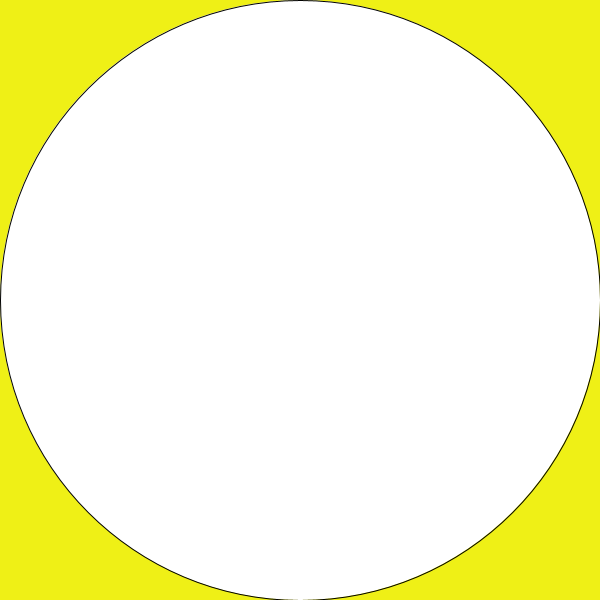
Frame 1 (no input)
Frame 60 (the mouse pressed at the canvas centre just before this capture): identical to frame 1, image omitted
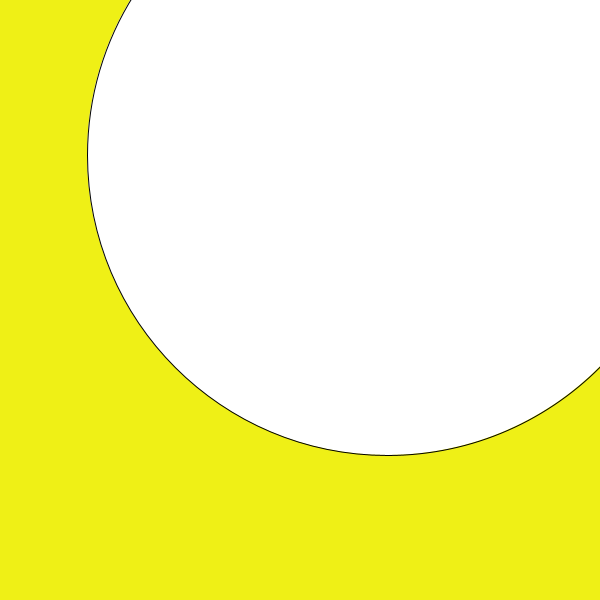
Frame 120 (the mouse held since frame 60 and released just before this capture)

The Processing sketch that drew these frames (run headless with seeded random() and noise(); from frame 60 on, the mouse is pressed at the canvas centre):

// Processing sketch: slippery_dot
// ── slippery_dot.pde
/*** When you are done, this program will draw an ellipse 
     that jumps to new location each time you click on it.
***/
 
 // 1. Create three integer variables to represent the x, y, and the size of the ellipse
       int x=300;
       int y=300;
       int size=600;
       
       
    void setup() {
      // 2. Set the size of your sketch
      size(600,600);
    }
    
    void draw() {
    

      // 3. Set the background color of your sketch
      background(239,240,22);
      // 4. Draw an ellipse using the variables created at the top of the sketch for the location and size of your ellipse. 
      //    Make sure it fits in the window. Change the variables if it does not.
      ellipse(x,y,size,size);
    
    }
    
    /******** This method gets called automatically when you press the mouse ************/
    void mousePressed() {
      //5. Create an integer variable called distance
      int distance= getDistanceFromMouse(x,y);
      //6. The getDistanceFromMouse() method below returns a number.
     
      //   Set the value of your distance variable to the value returned by the getDistance method
      //   You will need to pass the x and y location of your ellipse to this method.
        
          
      //7.  Use an if statement to check if your distance variable is < the radius of the ellipse
      //    If it is, make a new x AND y for the ellipse, for a new random location on the window
      //    Hint: Use code like this      x = (int) random(width);
       if(distance<=size/2) {
         x= (int) random(size);
         y= (int) random(size);
       }     
         
    }
    
    
    /********  This method gives you the number of pixels between the mouse and the x,y point ***********/
    int getDistanceFromMouse(int x, int y) {
      return (int)Math.sqrt(Math.pow((mouseX-x),2) + Math.pow((mouseY-y),2));
    }
